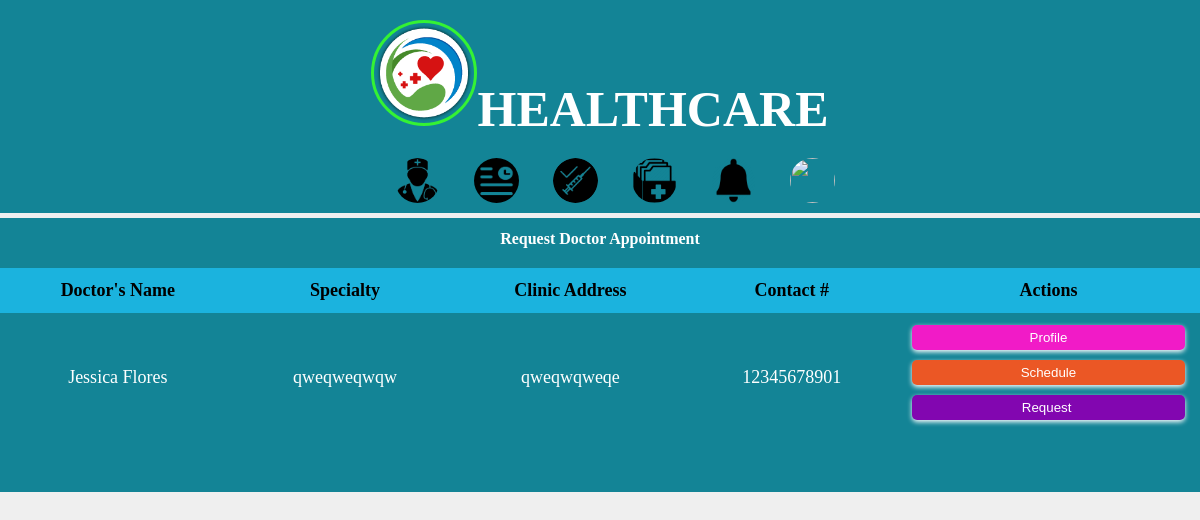
Page /patient/preqappointment.php (signed in) on the committed database.
### tables this page shows
CREATE TABLE IF NOT EXISTS `tbl_doctor` (
  `doctor_id` int NOT NULL AUTO_INCREMENT,
  `d_firstname` varchar(80) NOT NULL,
  `d_midname` varchar(80) NOT NULL,
  `d_lastname` varchar(80) NOT NULL,
  `d_gender` varchar(100) NOT NULL,
  `d_bdate` date NOT NULL,
  `d_phone` varchar(11) NOT NULL,
  `d_email` varchar(80) NOT NULL,
  `d_address` varchar(80) NOT NULL,
  `d_username` varchar(80) NOT NULL,
  `d_password` varchar(80) NOT NULL,
  `d_photo` varchar(100) NOT NULL,
  PRIMARY KEY (`doctor_id`)
);

CREATE TABLE IF NOT EXISTS `tbl_doctor_about` (
  `id` int NOT NULL AUTO_INCREMENT,
  `About_me` varchar(150) NOT NULL,
  `Specialty` varchar(80) NOT NULL,
  `Qualification` varchar(80) NOT NULL,
  `Clinic_address` varchar(80) NOT NULL,
  `Contact_no` varchar(11) NOT NULL,
  PRIMARY KEY (`id`)
);

### patient/preqappointment.php (the view, shortened to what this page needs)
<?php
	include('../connection/connection.php');
	$showdoctor="SELECT * FROM tbl_doctor";
	$result=mysqli_query($conn, $showdoctor);
?>
<html>
<head>
</head>
<link rel="stylesheet" type="text/css" href="../css/biginter.css">
<link rel="stylesheet" type="text/css" href="../css/background.css">
<link rel="stylesheet" type="text/css" href="../css/icons.css">
<link rel="stylesheet" type="text/css" href="../css/panel.css">
<link rel="stylesheet" type="text/css" href="../css/formpopup.css">
<link rel="stylesheet" type="text/css" href="../css/buttons.css">
<link rel="stylesheet" type="text/css" href="../css/scrollbar.css">
<link rel="stylesheet" type="text/css" href="../css/protected.css">
<link rel="stylesheet" type="text/css" href="../css/table.css">
<body oncontextmenu="return false;">
	<div class="header">
		<center>
			<h1 class="headerh3"><img class="clinic" src="../icons/healthcarelogo.png">Healthcare</h1>
				<nav>
					<a class="blacked" href="preqappointment.php"><img src="../icons/reqappointment.png" class="panelicons"></a>
					<a class="blacked" href="pappointment.php"><img src="../icons/myappointment.png" class="panelicons"></a>
					<a class="blacked" href="pvaccine.php"><img src="../icons/vaccine.png" class="panelicons"></a>
					<a class="blacked" href="pmedicalhistory.php"><img src="../icons/medicalhistory.png" class="panelicons"></a>
					<a class="blacked" href="pnotification.php"><img src="../icons/notification.png" class="panelicons"></a>
					<a class="blacked" href="psettings.php"><img src="../icons/settings.png" class="panelicons"></a>
				</nav>
		</center>
	</div>
	<div class="div2">
		<center>
			<h4>Request Doctor Appointment</h4>
		</center>
	</div>
	<div class="div3" style="height: auto;" style="text-align:left;">
		<table class="aamtbl">
			<thead>
				<th>Doctor's Name</th>
				<th>Specialty</th>
				<th>Clinic Address</th>
				<th>Contact #</th>
				<th>Actions</th>
			</thead>
			<?php
		 			while ($rows=mysqli_fetch_assoc($result))
		 			{
		 	?>
		 	<tbody>
			<tr>
				<td  data-label="Doctor's Name"><?php echo $rows['d_firstname']," ",$rows['d_lastname'] ;?></td>
			<?php
		 			}
		 	?>
			<?php
					include_once('../connection/connection.php');
					$showdoctorabout="SELECT * FROM tbl_doctor_about";
					$result2=mysqli_query($conn, $showdoctorabout);
			?>
			<?php
		 			while ($rows=mysqli_fetch_assoc($result2))
		 			{
		 	?>
				<td  data-label="Specialty"><?php echo $rows['Specialty'];?></td>
				<td data-label="Clinic Address"><?php echo $rows['Clinic_address'];?></td>
				<td  data-label="Contact #"><?php echo $rows['Contact_no'];?></td>
				<td  data-label="Actions">
					<center>
				<input type="button" class="inlined inlinedpink" id="Profile" value="Profile" >
				<input type="button" class="inlined inlinedorange" id="Schedule" value="Schedule">
				<input type="button" class="inlined inlinedviolet" id="Requestbtn" value="Request "></td>
			</tr>
			</tbody>
			<?php
		 			}
		 		?>
		</table>
	</div>
</body>
</html>

### css/biginter.css (style rules this page uses)
* { margin: 0; padding: 0; list-style: none; text-decoration: none; }
.header { background-color: #138496; width: auto; height: 160px; position: inherit; flex-direction: row; padding-bottom: 30px; }
.header h1, .header a { color: white; text-transform: uppercase; }
.headerh3 { color: #17FF17; padding-top: 30px; font-size: 50px; align-content: center; text-align: center; margin-bottom: 20px; background-size: cover; display: block; width: 100%; }
.clinic { height: 100px; width: 100px; border-radius: 50%; margin-top: -10px; border: 3px solid #34F234; }

### css/background.css (style rules this page uses)
body { background-color: #EFEFEF; font-family: Raleway; padding-bottom: 100px; }

### css/panel.css (style rules this page uses)
.div2 { height: 30px; width: auto; background-color: #138496; margin-top: -15px; padding-bottom: 8px; }
.div3 { height: auto; width: auto; background-color: #138496; margin-top: 5px; padding-bottom: 50px; padding-top: 50px; }
a { color: white; padding-top: 3px; text-decoration: none; padding-top: 55px; }
h4 { color: white; text-decoration: none; padding-top: 55px; }
img { height: 170px; width: 170px; margin-top: 30px; border-radius: 50%; border: 1px solid #D4D4D4; }

### css/buttons.css (style rules this page uses)
.inlined { display: inline-table; height: 25px; width: 100%; color: white; border: currentColor; box-shadow: 0px 2px 5px 0px; border-radius: 5px; margin-bottom: 10px; cursor: pointer; }
.inlinedpink { background-color: #F11BC7; }
.inlinedorange { background-color: #EB5725; }
.inlinedviolet { background-color: #8206B0; }

### css/protected.css (style rules this page uses)
body { -webkit-user-select: none; -moz-user-select: none; -ms-user-select: none; user-select: none; }

### css/table.css (style rules this page uses)
.aamtbl { width: 100%; border-collapse: collapse; }
.aamtbl th { background-color: #1BB3DE; }
.aamtbl tbody td { color: white; }
.aamtbl td, .aamtbl th { padding: 12px 15px; text-align: center; font-size: 18px; }

### rows in the picture
tbl_doctor: d_firstname "Jessica", d_lastname "Flores"
tbl_doctor_about: Specialty "qweqweqwqw", Clinic_address "qweqwqweqe", Contact_no "12345678901"
